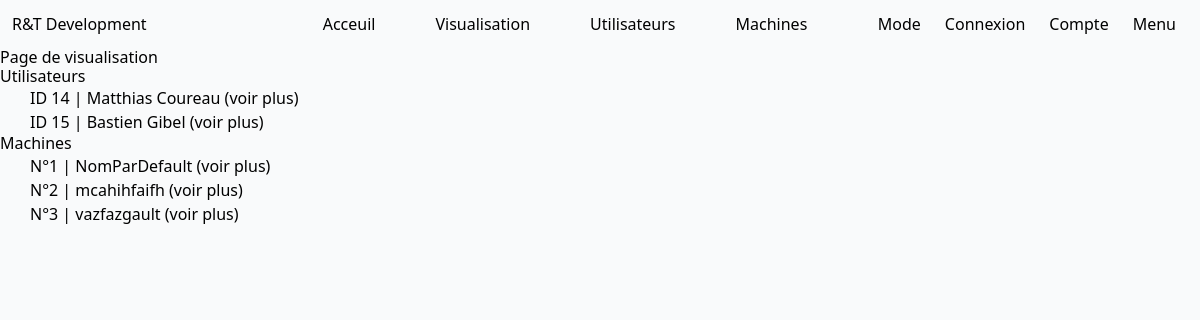
Before: /computerApp/visualisation/ with the older database file.
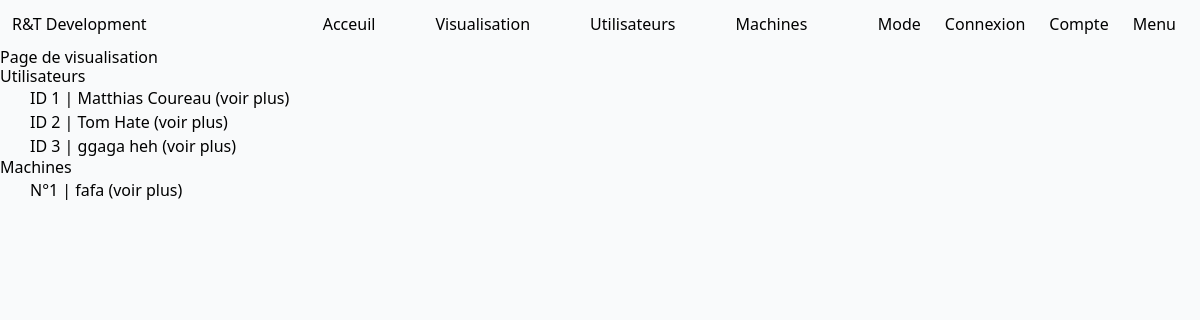
After: the same page with the newer database file.
### computerApp/models.py (models this page shows)
class Utilisateur(models.Model):
    SECT = (
        ('Gestion',('77')),
        ('Clients',('10')),
        ('Services',('20')),
    )
    id = models.AutoField(primary_key=True, editable=False)
    nom = models.CharField(max_length = 20)
    prenom = models.CharField(max_length = 20)
    secteur = models.CharField(max_length= 32, choices=SECT, default='Gestion')

class Machine(models.Model):
    TYPE = (
        ('PC', ('PC - Run windows')),
        ('Mac', ('Mac - Run MacOS')),
        ('Serveur', ('Serveur - Simple Server to deploy virtual machines')),
        ('switch', ('Switch - To maintains and connect servers')),
    )
    VLAN = (
        ('Gestion',('77')),
        ('Clients',('10')),
        ('Services',('20')),
    )
    id = models.AutoField(primary_key=True, editable=False)
    nom = models.CharField(max_length = 20, default='NomParDefault')
    maintenanceDate = models.DateTimeField(auto_now_add=True)
    mach = models.CharField(max_length = 32, choices=TYPE, default='PC')
    ip = models.CharField(max_length = 32, default='127.0.0.1')
    vlan = models.CharField(max_length= 32, choices=VLAN, default='Gestion')

### computerApp/views.py (the view)
# urls.py: path('visualisation/',views.visualisation_view,name='visualisation'),
def visualisation_view(request) :
    machines = Machine.objects.all()
    utilisateurs = Utilisateur.objects.all()
    context={'machines':machines,'utilisateurs':utilisateurs}
    return render(request,
        'visualisation.html',
        context)

### theme/context_processors.py (called while the page is built)
def theme(request):
    if 'is_dark_theme' in request.session:
        is_dark_theme = request.session.get('is_dark_theme')
        return {'is_dark_theme': is_dark_theme}
    return {'is_dark_theme': False}

### computerApp/templates/visualisation.html (shortened to what this page needs)
{% extends "index.html" %}
{% block content %}
<h1>Page de visualisation</h1>
<h2>Utilisateurs</h2>
{% if utilisateurs %}
<ul>
    {% for utilisateur in utilisateurs %}
    <li>
        <a href="{% url 'utilisateur-detail' utilisateur.id %}">
            ID {{ utilisateur.id }} | {{ utilisateur.prenom }} {{ utilisateur.nom }} (voir plus)
        </a>
    </li>
    {% endfor %}
</ul>
{% else %}
<p>Il n'y a pas d'utilisateur.</p>
{% endif %}
<h2>Machines</h2>
{% if machines %}
<ul>
    {% for machine in machines %}
    <li>
        <a href="{% url 'machine-detail' machine.id %}">
            N°{{ machine.id }} | {{ machine.nom }} (voir plus)
        </a>
    </li>
    {% endfor %}
</ul>
{% else %}
<p>Il n'y a pas de machine.</p>
{% endif %}
{% endblock %}

Changed rows visible on the page:
removed Utilisateur: id "14", prenom "Matthias", nom "Coureau"
removed Utilisateur: id "15", prenom "Bastien", nom "Gibel"
removed Machine: id "2", nom "mcahihfaifh"
removed Machine: id "3", nom "vazfazgault"
added Utilisateur: id "1", prenom "Matthias", nom "Coureau"
added Utilisateur: id "2", prenom "Tom", nom "Hate"
added Utilisateur: id "3", prenom "ggaga", nom "heh"
changed Machine id 1: nom "NomParDefault" → "fafa"
